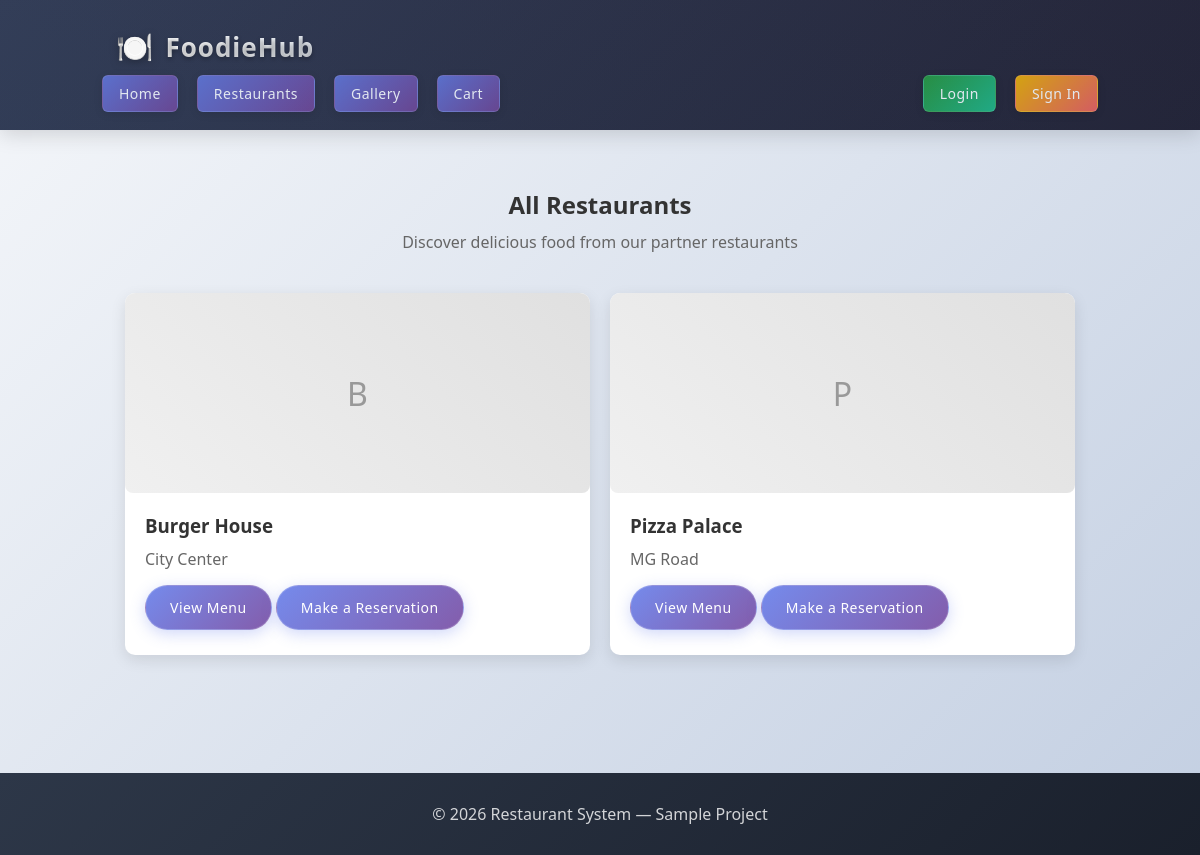
The page /restaurants.php on the database its author committed.
### tables this page shows
CREATE TABLE restaurant (
  restaurant_id INT AUTO_INCREMENT PRIMARY KEY,
  name VARCHAR(150),
  location VARCHAR(255),
  image VARCHAR(255)
);

### restaurants.php (the view)
<?php include 'header.php'; ?>
<section class="restaurants-section">
    <div class="wrap">
        <h1>All Restaurants</h1>
        <p>Discover delicious food from our partner restaurants</p>
        <div class="restaurants-grid">
            <?php
            $restaurants = mysqli_query($conn, "SELECT * FROM restaurant ORDER BY name");
            if(mysqli_num_rows($restaurants) > 0):
                while($restaurant = mysqli_fetch_assoc($restaurants)):
            ?>
            <div class="restaurant-card">
                <div class="restaurant-image">
                    <?php if($restaurant['image'] && file_exists('assets/images/restaurants/' . $restaurant['image'])): ?>
                        <img src="assets/images/restaurants/<?php echo htmlspecialchars($restaurant['image']); ?>" alt="<?php echo htmlspecialchars($restaurant['name']); ?>">
                    <?php else: ?>
                        <div class="image-placeholder">
                            <span><?php echo htmlspecialchars(substr($restaurant['name'], 0, 1)); ?></span>
                        </div>
                    <?php endif; ?>
                </div>
                <div class="restaurant-info">
                    <h3><?php echo htmlspecialchars($restaurant['name']); ?></h3>
                    <p><?php echo htmlspecialchars($restaurant['location']); ?></p>
                    <a href="restaurant.php?id=<?php echo $restaurant['restaurant_id']; ?>" class="btn btn-secondary">View Menu</a>
                    <a href="/final_restaurant_project/reservation/book.php" class="btn btn-secondary">Make a Reservation</a>
                </div>
            </div>
            <?php
                endwhile;
            else:
            ?>
            <div class="no-restaurants">
                <p>No restaurants available at the moment. Please check back later.</p>
            </div>
            <?php endif; ?>
        </div>
    </div>
</section>
<?php include 'footer.php'; ?>

### assets/css/style.css (style rules this page uses)
* { box-sizing:border-box;margin:0;padding:0 }
body { font-family:'Segoe UI', Tahoma, Geneva, Verdana, sans-serif;background:linear-gradient(135deg, #f5f7fa 0%, #c3cfe2 100%);color:#333;margin:0;min-height:100vh }
body, html { scroll-behavior:smooth }
.wrap { width:1000px;max-width:95%;margin:0 auto }
.btn { display:inline-block;padding:12px 24px;background:linear-gradient(135deg, #667eea 0%, #764ba2 100%);color:#fff;text-decoration:none;border-radius:25px;font-weight:500;text-align:center;transition:all 0.3s ease;border:none;cursor:pointer;font-size:14px;position:relative;overflow:hidden }
.btn::before { content:'';position:absolute;top:0;left:-100%;width:100%;height:100%;background:linear-gradient(90deg,transparent,rgba(255,255,255,0.2),transparent);transition:left 0.5s }
.btn-secondary { background:linear-gradient(135deg, rgba(102,126,234,0.9), rgba(118,75,162,0.9));color:#fff !important;padding:12px 24px;border-radius:25px;font-weight:500;font-size:14px;letter-spacing:0.5px;transition:all 0.3s ease;position:relative;overflow:hidden;border:1px solid rgba(255,255,255,0.2);box-shadow:0 4px 15px rgba(102,126,234,0.3);text-decoration:none !important;display:inline-block }
.btn-secondary::before { content:'';position:absolute;top:0;left:-100%;width:100%;height:100%;background:linear-gradient(90deg,transparent,rgba(255,255,255,0.2),transparent);transition:left 0.5s ease }
a { color:#667eea;text-decoration:none;transition:color 0.3s ease }
a.btn, a.btn-secondary, a.btn-primary, a.btn-success, a.btn-danger, a.btn-info, a.btn-warning { text-decoration:none !important }
.restaurants-grid { display:grid;grid-template-columns:repeat(auto-fit,minmax(300px,1fr));gap:20px }
.restaurant-card { background:#fff;border-radius:10px;overflow:hidden;box-shadow:0 5px 15px rgba(0,0,0,0.1);transition:transform 0.3s ease }
.restaurant-image { height:200px;overflow:hidden;position:relative }
.image-placeholder { background:#f0f0f0;display:flex;align-items:center;justify-content:center;height:200px;font-size:4em;color:#ccc }
.restaurant-info { padding:20px }
.restaurant-info h3 { margin:0 0 10px 0;color:#333 }
.restaurant-info p { margin:0 0 15px 0;color:#666 }
.btn-secondary { background:linear-gradient(135deg, rgba(102,126,234,0.9), rgba(118,75,162,0.9));color:#fff !important;border:none;padding:12px 24px;border-radius:25px;text-decoration:none !important;font-weight:500;font-size:14px;letter-spacing:0.5px;transition:all 0.3s ease;position:relative;overflow:hidden;border:1px solid rgba(255,255,255,0.2);box-shadow:0 4px 15px rgba(102,126,234,0.3);display:inline-block }
.restaurants-section { padding:40px 0 }
.restaurants-section h1 { text-align:center;color:#333;margin-bottom:10px }
.restaurants-section > .wrap > p { text-align:center;color:#666;margin-bottom:40px }
.card, .restaurant-card, .menu-item-card, .order-item, .reservation-card { transition:transform 0.3s ease, box-shadow 0.3s ease }
.image-placeholder { background:linear-gradient(45deg, #f0f0f0, #e0e0e0);display:flex;align-items:center;justify-content:center;color:#999;border-radius:8px;font-size:2em;font-weight:300;animation:pulse 2s infinite }

### rows shown on the page
restaurant: name "B", name "Burger House", location "City Center"
restaurant: name "P", name "Pizza Palace", location "MG Road"
